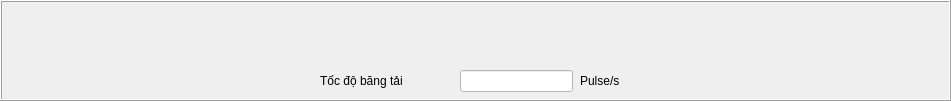
    <widget class="QFrame" name="frame_4">
     <property name="geometry">
      <rect>
       <x>10</x>
       <y>70</y>
       <width>951</width>
       <height>101</height>
      </rect>
     </property>
     <property name="frameShape">
      <enum>QFrame::Shape::Box</enum>
     </property>
     <property name="frameShadow">
      <enum>QFrame::Shadow::Raised</enum>
     </property>
     <widget class="QLabel" name="lbl1_17">
      <property name="geometry">
       <rect>
        <x>580</x>
        <y>70</y>
        <width>51</width>
        <height>21</height>
       </rect>
      </property>
      <property name="text">
       <string>Pulse/s</string>
      </property>
     </widget>
     <widget class="QLineEdit" name="lineConvSpeed">
      <property name="geometry">
       <rect>
        <x>460</x>
        <y>70</y>
        <width>113</width>
        <height>22</height>
       </rect>
      </property>
      <property name="accessibleDescription">
       <string/>
      </property>
      <property name="styleSheet">
       <string notr="true">background-color: rgb(255, 255, 255);</string>
      </property>
      <property name="text">
       <string/>
      </property>
      <property name="readOnly">
       <bool>false</bool>
      </property>
     </widget>
     <widget class="QLabel" name="lbl2_4">
      <property name="geometry">
       <rect>
        <x>320</x>
        <y>70</y>
        <width>131</width>
        <height>21</height>
       </rect>
      </property>
      <property name="text">
       <string>Tốc độ băng tải</string>
      </property>
     </widget>
    </widget>
